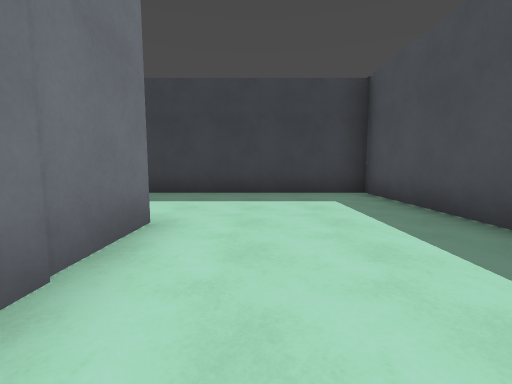
[1] (above)

23 first-person views from a walk through a 3-D level made in the Godot game engine. The camera is 1.3 m above the floor, tilts 6° down and sees 90° across. The floor is counted in squares, 1.8 m on a side. Each view is taken from the middle of a square. On the plan, view 1 faces up. The plan holds only what a view shows up to about 9 squares ahead; the rest is blank. The place goes on beyond the plan. Surface patterns are stand-ins for the level's own textures.

[2]
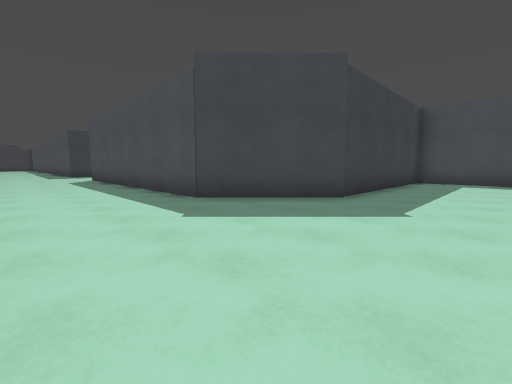

[3]
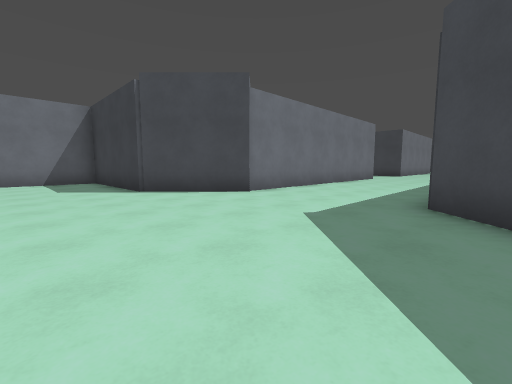

[4]
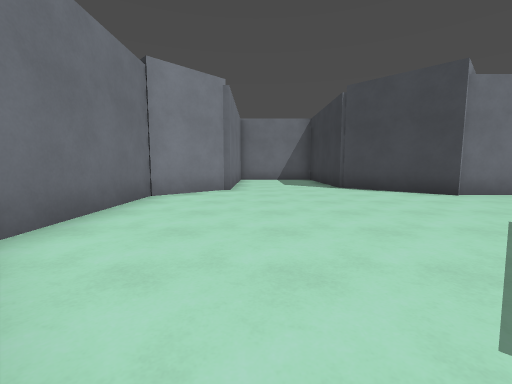

[5]
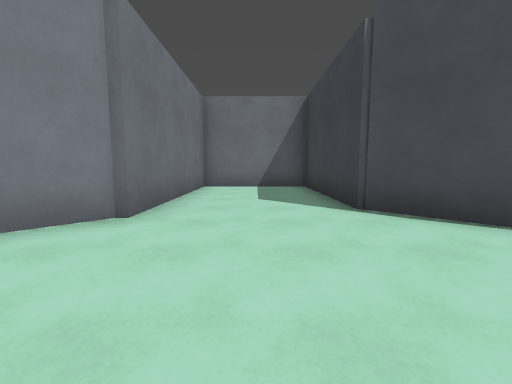

[6]
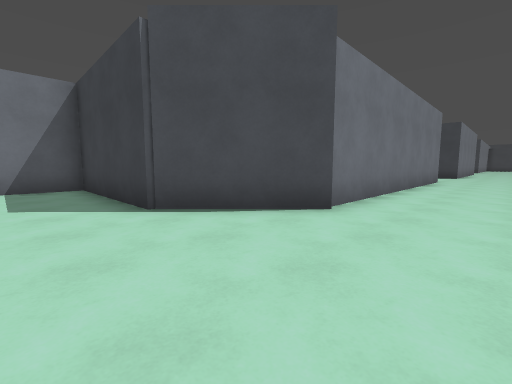

[7]
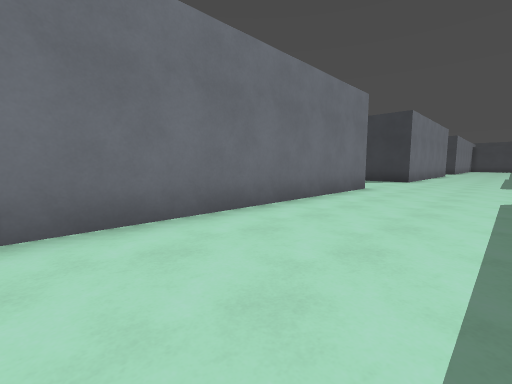

[8]
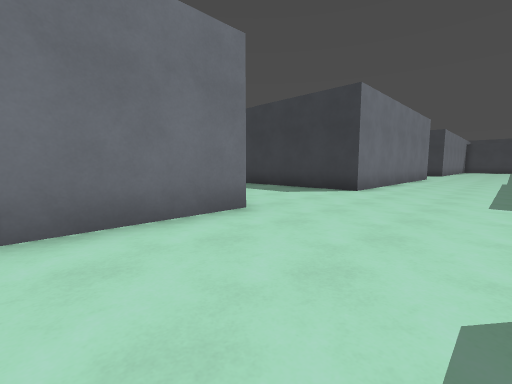

[9]
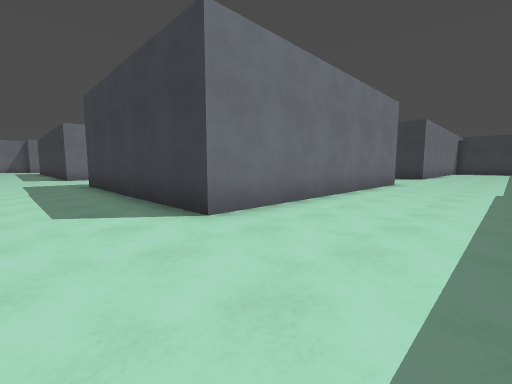

[10]
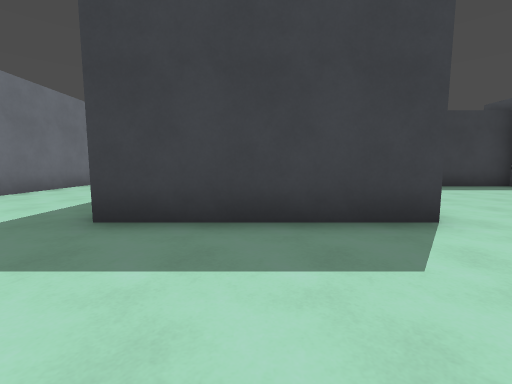

[11]
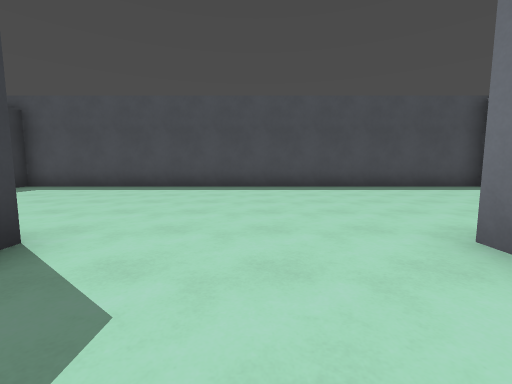

[12]
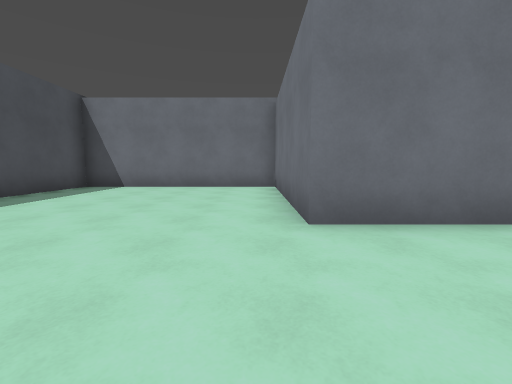

[13]
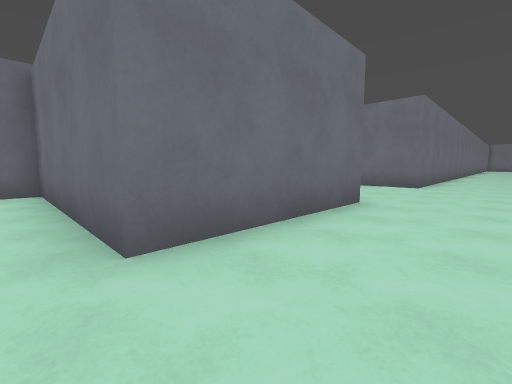

[14]
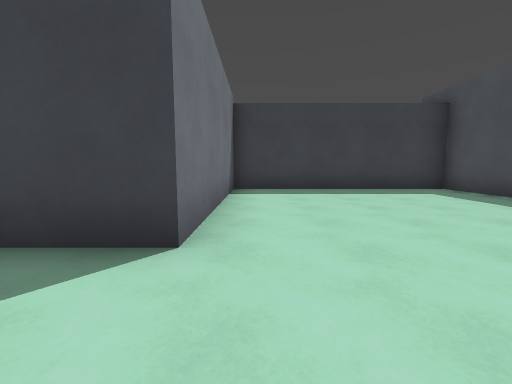

[15]
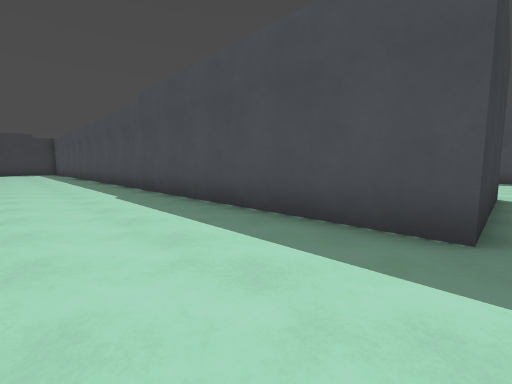

[16]
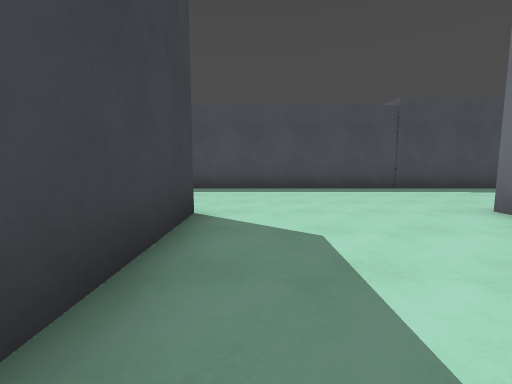

[17]
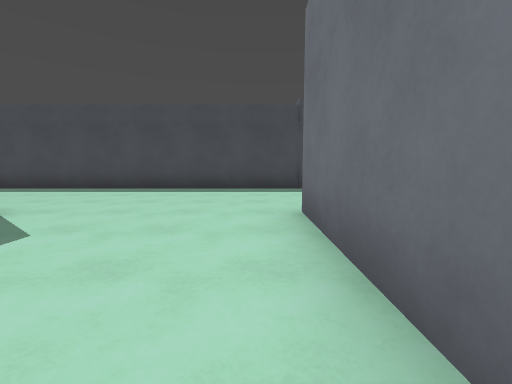

[18]
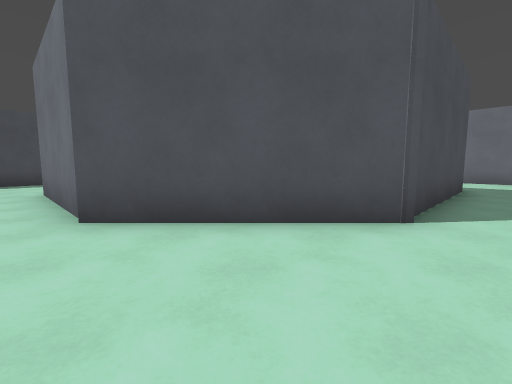

[19]
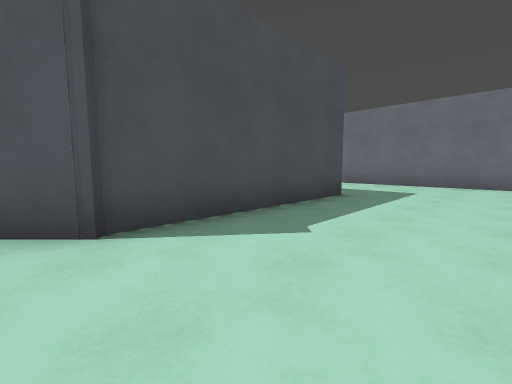

[20]
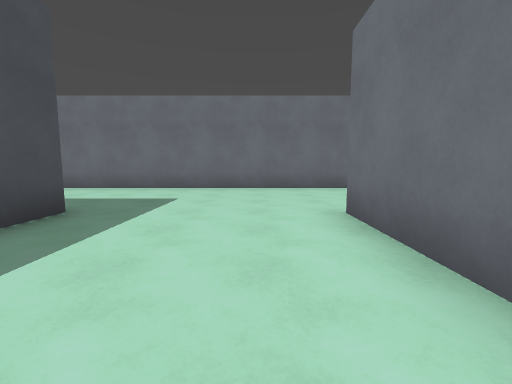

[21]
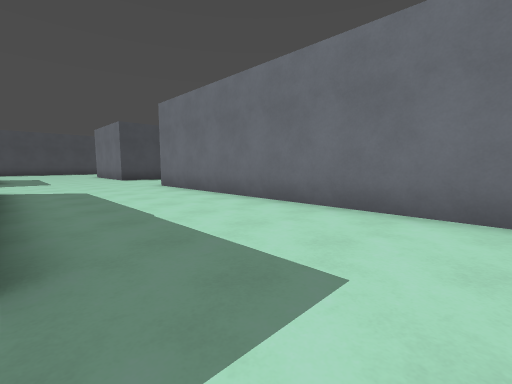

[22]
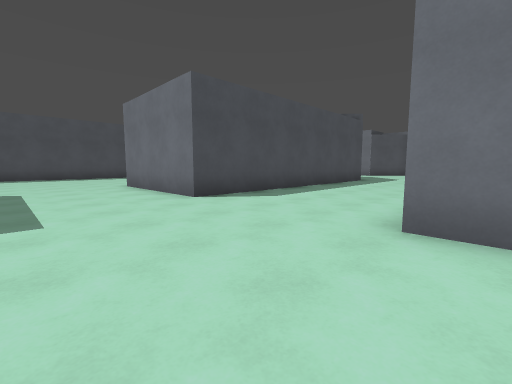

[23]
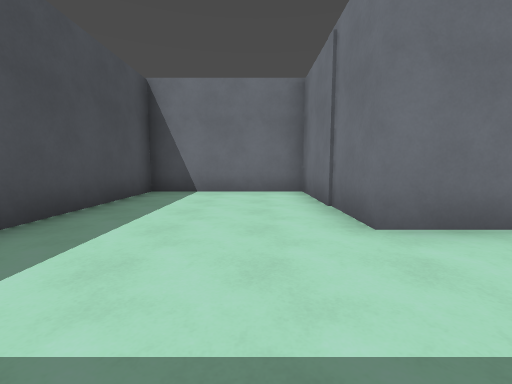

### Floor plan
Points are (right, up) in squares from view 1. A wall is a line through its corners. A room is listed if a view was taken in it or the views show most of it. See-through windows are left out.
Room 1 (views 1, 2, 3, 4, 5, 6, 7, 8, 9, 10, 11, 12, 13, 14, 15, 16, 17, 18, 19, 20, 21, 22, 23)
walls: (-10.2, 29.8) (-10.2, 22.2) (-17.1, 22.2) (-17.1, 27.5) (-14.1, 30.4); (-13.9, 30.3) (-10, 30.3); (-10, 8.9) (-12.2, 6.7) (-16.6, 6.7) (-16.6, 3.2) (-11.6, 3.2) (-9.9, 1.5) (-6.4, 1.5); (-21.4, 24.7) (-21.4, 22.1); (-10.1, 34.9) (-13.1, 34.9); (-23, 18) (-10.2, 18) (-10.2, 8.9); (-2.9, 3.2) (-1.3, 3.2) (-1.3, -1) (2.9, -1) (2.9, 6.7) (-3.7, 6.7) (-6.1, 9.1) (-6.1, 18) (-1.7, 18) (-1.7, 12.4) (4.7, 12.4) (4.7, 27.8) (-1.7, 27.8) (-1.7, 22.2) (-6.1, 22.2) (-6.1, 39)

Positions as (right, up) in squares from view 1, and headings:
1: (0, 0), facing up
2: (-9, 4), facing up-right
3: (-5, 4), facing up-left
4: (-4, 4), facing left
5: (-8, 5), facing left
6: (-8, 5), facing up-left
7: (-7, 10), facing up-left
8: (-7, 15), facing up-left
9: (-7, 20), facing up-left
10: (-4, 19), facing up
11: (-4, 20), facing right
12: (-1, 21), facing down
13: (-1, 20), facing down-left
14: (-1, 20), facing up
15: (-9, 22), facing up-right
16: (-14, 34), facing right
17: (-14, 31), facing right
18: (-18, 31), facing down-right
19: (-20, 28), facing down-right
20: (-20, 26), facing down
21: (-19, 22), facing down-right
22: (-11, 21), facing down-right
23: (0, 6), facing down
